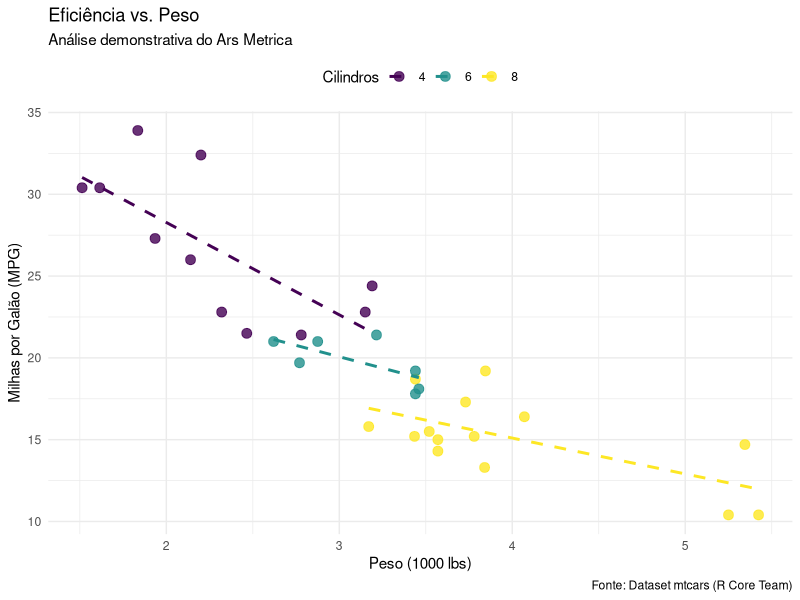

R code for this plot:
## ---- chunk 1

#| label: grafico-demo
#| warning: false
#| message: false
library(tidyverse)
library(ggthemes)

# Criando um gráfico elegante
ggplot(mtcars, aes(x = wt, y = mpg, color = factor(cyl))) +
  geom_point(size = 3, alpha = 0.8) +
  geom_smooth(method = "lm", se = FALSE, linetype = "dashed") +
  scale_color_viridis_d(name = "Cilindros") +
  labs(
    title = "Eficiência vs. Peso",
    subtitle = "Análise demonstrativa do Ars Metrica",
    x = "Peso (1000 lbs)",
    y = "Milhas por Galão (MPG)",
    caption = "Fonte: Dataset mtcars (R Core Team)"
  ) +
  theme_minimal() +
  theme(legend.position = "top")
